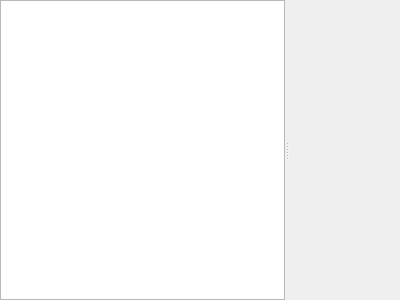
<?xml version="1.0" encoding="UTF-8"?>
<ui version="4.0">
 <class>Agenda::UserCalendarModelFullEditorWidget</class>
 <widget class="QWidget" name="Agenda::UserCalendarModelFullEditorWidget">
  <property name="geometry">
   <rect>
    <x>0</x>
    <y>0</y>
    <width>400</width>
    <height>300</height>
   </rect>
  </property>
  <property name="windowTitle">
   <string>Form</string>
  </property>
  <layout class="QGridLayout" name="gridLayout">
   <property name="margin">
    <number>0</number>
   </property>
   <item row="0" column="0">
    <widget class="Utils::MiniSplitter" name="splitter">
     <property name="orientation">
      <enum>Qt::Horizontal</enum>
     </property>
     <widget class="QWidget" name="verticalLayoutWidget">
      <layout class="QVBoxLayout" name="verticalLayout">
       <item>
        <widget class="Views::ListView" name="listView">
         <property name="editTriggers">
          <set>QAbstractItemView::NoEditTriggers</set>
         </property>
         <property name="alternatingRowColors">
          <bool>true</bool>
         </property>
        </widget>
       </item>
      </layout>
     </widget>
     <widget class="Agenda::UserCalendarEditorWidget" name="editor" native="true"/>
    </widget>
   </item>
  </layout>
 </widget>
 <customwidgets>
  <customwidget>
   <class>Utils::MiniSplitter</class>
   <extends>QSplitter</extends>
   <header location="global">utils/widgets/minisplitter.h</header>
   <container>1</container>
  </customwidget>
  <customwidget>
   <class>Agenda::UserCalendarEditorWidget</class>
   <extends>QWidget</extends>
   <header location="global">agendaplugin/usercalendareditor.h</header>
   <container>1</container>
  </customwidget>
  <customwidget>
   <class>Views::ListView</class>
   <extends>QListView</extends>
   <header location="global">listviewplugin/stringlistview.h</header>
  </customwidget>
 </customwidgets>
 <resources/>
 <connections/>
</ui>
